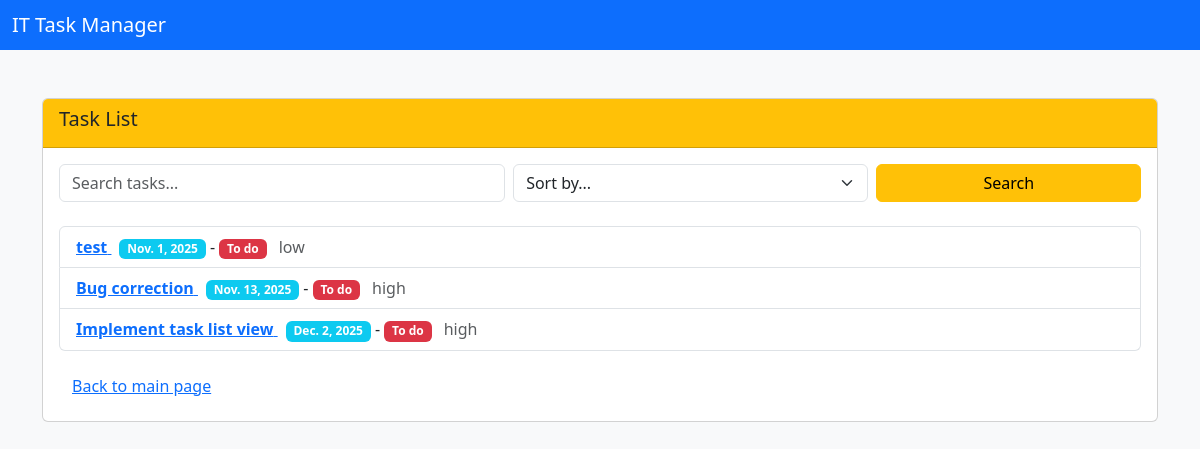
The page /tasks-list/ (signed in) on the database its author committed.
### catalog/models.py (models this page shows, shortened)
class Task(models.Model):
    PRIORITY_CHOICES = [
        ('urgent', 'Urgent'),
        ('high', 'High'),
        ('normal', 'Normal'),
        ('low', 'Low'),
    ]
    name = models.CharField(max_length=200)
    description = models.TextField()
    deadline = models.DateField()
    is_completed = models.BooleanField(default=False)
    priority = models.CharField(
        max_length=10,
        choices=PRIORITY_CHOICES,
        default='normal',
    )
    task_type = models.ForeignKey(
        TaskType,
        on_delete=models.SET_NULL,
        related_name='tasks',
        null=True,
        blank=True,
    )
    assignees = models.ManyToManyField(
        Worker,
        related_name='tasks',
        blank=True,
    )
    class Meta:
        ordering = ['deadline', 'priority']
        verbose_name = 'Task'
        verbose_name_plural = 'Tasks'

### catalog/views.py (the view)
# urls.py: path("tasks-list/", TaskListView.as_view(), name="tasks"),
class TaskListView(LoginRequiredMixin, ListView):
    model = Task
    template_name = "task_list.html"
    context_object_name = "tasks"
    def get_queryset(self):
        qs = super().get_queryset()
        q = self.request.GET.get("q", "")
        if q:
            qs = qs.filter(Q(name__icontains=q) | Q(description__icontains=q))
        sort = self.request.GET.get("sort", "")
        if sort:
            qs = qs.order_by(sort)
        return qs
    def get_context_data(self, **kwargs):
        context = super().get_context_data(**kwargs)
        context["q"] = self.request.GET.get("q", "")
        context["sort"] = self.request.GET.get("sort", "")
        return context

### templates/task_list.html (shortened to what this page needs)
<!DOCTYPE html>
<html lang="en">
<head>
    <link href="https://cdn.jsdelivr.net/npm/bootstrap@5.3.0/dist/css/bootstrap.min.css" rel="stylesheet">
</head>
<body class="bg-light">
    <nav class="navbar navbar-dark bg-primary mb-4">
        <div class="container-fluid">
            <span class="navbar-brand mb-0 h1">IT Task Manager</span>
        </div>
    </nav>
    <div class="container my-5">
        <div class="card">
            <div class="card-header bg-warning text-dark">
                <h1 class="h5">Task List</h1>
            </div>
            <div class="card-body">
                <form method="get" class="row mb-4 g-2">
                    <div class="col-md-5">
                        <input type="text"
                               name="q"
                               value="{{ q }}"
                               placeholder="Search tasks..."
                               class="form-control" />
                    </div>
                    <div class="col-md-4">
                        <select name="sort" class="form-select">
                            <option value="">Sort by...</option>
                        </select>
                    </div>
                    <div class="col-md-3">
                        <button type="submit" class="btn btn-warning w-100">Search</button>
                    </div>
                </form>
                <ul class="list-group">
                    {% for task in tasks %}
                        <li class="list-group-item">
                            <a href="{% url 'task_detail' task.pk %}">
                                <strong>{{ task.name }}</strong>
                            </a>
                            <span class="badge bg-info ms-2">{{ task.deadline }}</span>
                            -
                            {% if task.is_completed %}
                                <span class="badge bg-success">Completed</span>
                            {% else %}
                                <span class="badge bg-danger">To do</span>
                            {% endif %}
                            <span class="ms-2 text-muted">{{ task.priority }}</span>
                        </li>
                    {% empty %}
                        <li class="list-group-item text-muted">
                            No tasks in database.
                        </li>
                    {% endfor %}
                </ul>
                <a href="{% url 'home' %}" class="btn btn-link mt-3">
                    Back to main page
                </a>
            </div>
        </div>
    </div>
</body>
</html>

### rows shown on the page
Task: name "test", deadline "Nov. 1, 2025", is_completed "To do", priority "low"
Task: name "Bug correction", deadline "Nov. 13, 2025", is_completed "To do", priority "high"
Task: name "Implement task list view", deadline "Dec. 2, 2025", is_completed "To do", priority "high"
